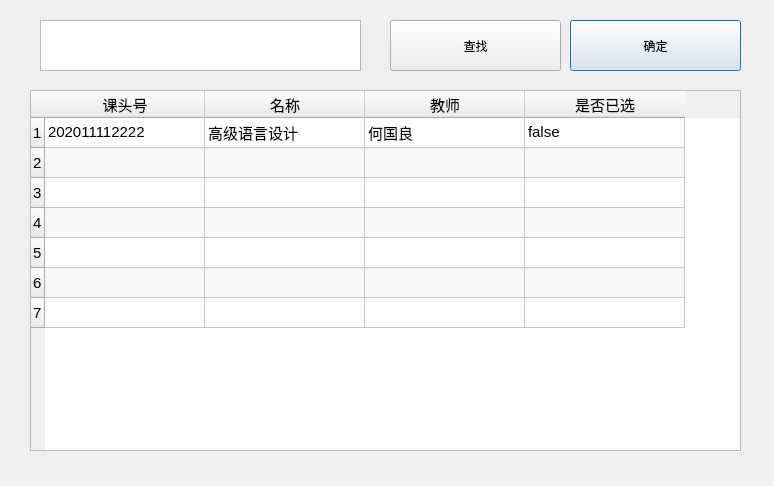
<?xml version="1.0" encoding="UTF-8"?>
<ui version="4.0">
 <class>Pickframe</class>
 <widget class="QDialog" name="Pickframe">
  <property name="geometry">
   <rect>
    <x>0</x>
    <y>0</y>
    <width>774</width>
    <height>486</height>
   </rect>
  </property>
  <property name="windowTitle">
   <string>筛选窗口</string>
  </property>
  <property name="windowIcon">
   <iconset resource="resource.qrc">
    <normaloff>:/1/skr.ico</normaloff>:/1/skr.ico</iconset>
  </property>
  <widget class="QPushButton" name="OK">
   <property name="geometry">
    <rect>
     <x>570</x>
     <y>20</y>
     <width>171</width>
     <height>51</height>
    </rect>
   </property>
   <property name="text">
    <string>确定</string>
   </property>
  </widget>
  <widget class="QPushButton" name="Button_search">
   <property name="geometry">
    <rect>
     <x>390</x>
     <y>20</y>
     <width>171</width>
     <height>51</height>
    </rect>
   </property>
   <property name="text">
    <string>查找</string>
   </property>
  </widget>
  <widget class="QTextEdit" name="searchT">
   <property name="geometry">
    <rect>
     <x>40</x>
     <y>20</y>
     <width>321</width>
     <height>51</height>
    </rect>
   </property>
   <property name="font">
    <font>
     <pointsize>11</pointsize>
    </font>
   </property>
  </widget>
  <widget class="QTableWidget" name="tableWidget">
   <property name="geometry">
    <rect>
     <x>30</x>
     <y>90</y>
     <width>711</width>
     <height>361</height>
    </rect>
   </property>
   <property name="font">
    <font>
     <pointsize>11</pointsize>
    </font>
   </property>
   <property name="autoFillBackground">
    <bool>false</bool>
   </property>
   <property name="lineWidth">
    <number>20</number>
   </property>
   <property name="sizeAdjustPolicy">
    <enum>QAbstractScrollArea::AdjustToContentsOnFirstShow</enum>
   </property>
   <property name="alternatingRowColors">
    <bool>true</bool>
   </property>
   <property name="sortingEnabled">
    <bool>false</bool>
   </property>
   <property name="cornerButtonEnabled">
    <bool>false</bool>
   </property>
   <attribute name="horizontalHeaderCascadingSectionResizes">
    <bool>true</bool>
   </attribute>
   <attribute name="horizontalHeaderMinimumSectionSize">
    <number>60</number>
   </attribute>
   <attribute name="horizontalHeaderDefaultSectionSize">
    <number>160</number>
   </attribute>
   <row>
    <property name="text">
     <string>1</string>
    </property>
   </row>
   <row>
    <property name="text">
     <string>2</string>
    </property>
   </row>
   <row>
    <property name="text">
     <string>3</string>
    </property>
   </row>
   <row>
    <property name="text">
     <string>4</string>
    </property>
   </row>
   <row>
    <property name="text">
     <string>5</string>
    </property>
   </row>
   <row>
    <property name="text">
     <string>6</string>
    </property>
   </row>
   <row>
    <property name="text">
     <string>7</string>
    </property>
   </row>
   <column>
    <property name="text">
     <string>课头号</string>
    </property>
   </column>
   <column>
    <property name="text">
     <string>名称</string>
    </property>
   </column>
   <column>
    <property name="text">
     <string>教师</string>
    </property>
   </column>
   <column>
    <property name="text">
     <string>是否已选</string>
    </property>
   </column>
   <item row="0" column="0">
    <property name="text">
     <string>202011112222</string>
    </property>
    <property name="flags">
     <set>ItemIsSelectable|ItemIsEditable|ItemIsUserCheckable|ItemIsEnabled</set>
    </property>
   </item>
   <item row="0" column="1">
    <property name="text">
     <string>高级语言设计</string>
    </property>
   </item>
   <item row="0" column="2">
    <property name="text">
     <string>何国良</string>
    </property>
   </item>
   <item row="0" column="3">
    <property name="text">
     <string>false</string>
    </property>
   </item>
  </widget>
 </widget>
 <resources>
  <include location="resource.qrc"/>
 </resources>
 <connections/>
</ui>
